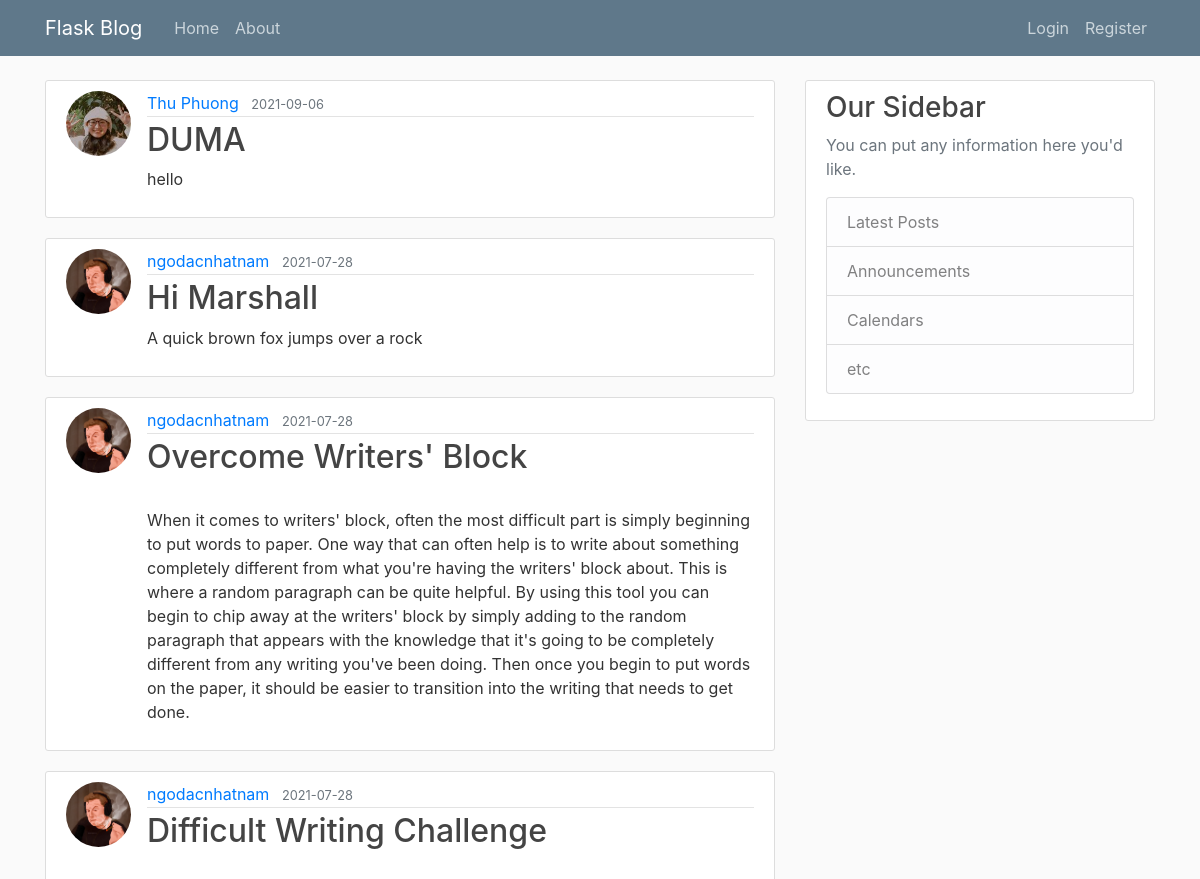
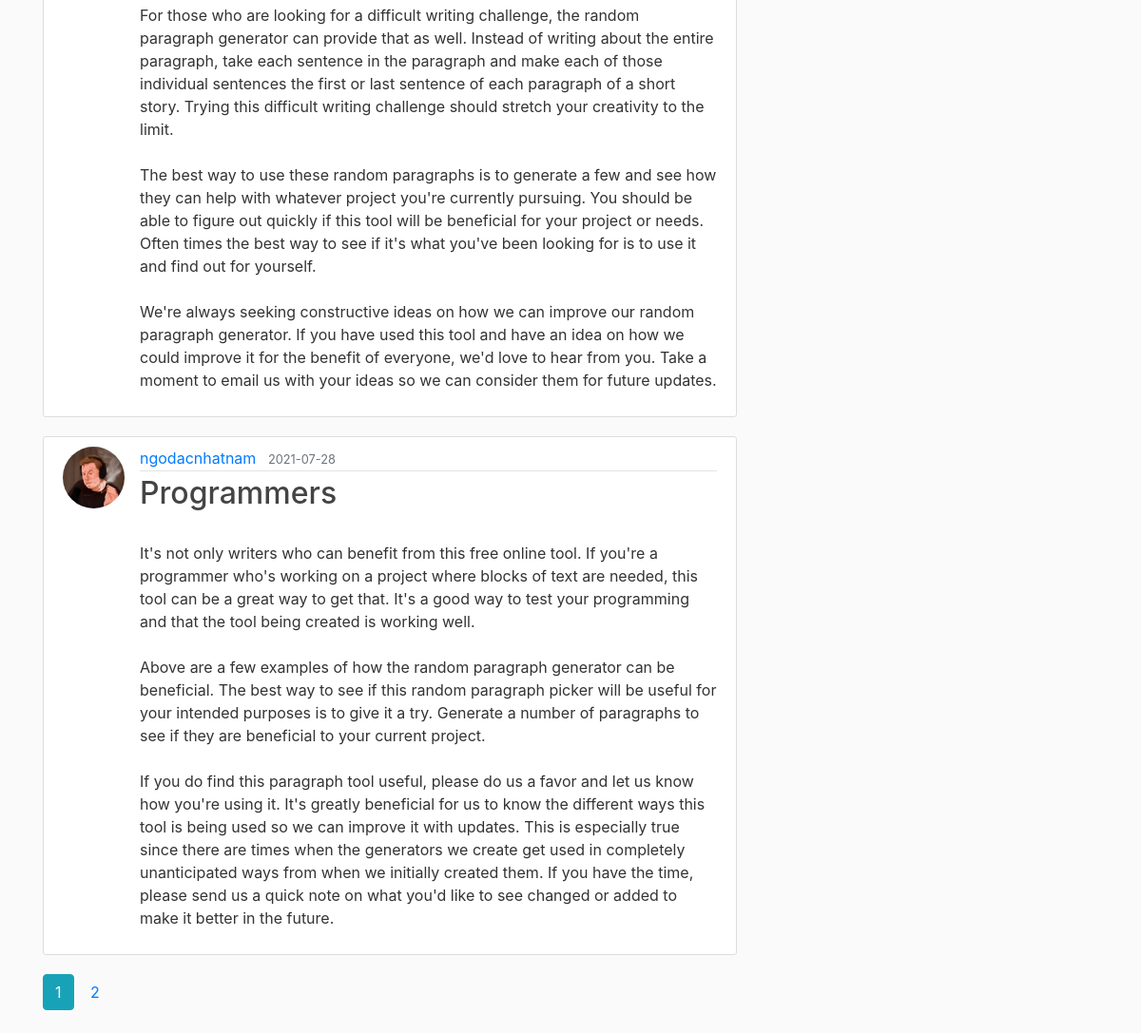
The page /home on the database its author committed (2 pictures, top to bottom).
### flaskblog/models.py (models this page shows, shortened)
class Post(db.Model):
    id = db.Column(db.Integer, primary_key=True)
    title = db.Column(db.String(100), nullable=False)
    date_posted = db.Column(db.DateTime, nullable=False, default=datetime.utcnow)
    content = db.Column(db.Text, nullable=False)
    user_id = db.Column(db.Integer, db.ForeignKey('user.id'), nullable=False)

class User(db.Model, UserMixin):
    id = db.Column(db.Integer, primary_key=True)
    username = db.Column(db.String(20), unique=True, nullable=False)
    email = db.Column(db.String(120), unique=True, nullable=False)
    image_file = db.Column(db.String(20),nullable=False, default='default.jpg')
    password = db.Column(db.String(60), nullable=False)
    posts = db.relationship('Post', backref='author', lazy=True)

### flaskblog/routes.py (the view)
@app.route("/")
@app.route("/home")
def home():
    page = request.args.get('page', 1, type=int)
    posts = Post.query.order_by(Post.date_posted.desc()).paginate(page=page, per_page=5) #pagination to show some pages in one
    return render_template('home.html', posts=posts)

### flaskblog/templates/home.html
{% extends "layout.html" %}
{% block content %}
    {% for post in posts.items %}
        <article class="media content-section">
            <img class="rounded-circle article-img", src="{{ url_for('static', filename='profile_pics/' + post.author.image_file) }}">
            <div class="media-body">
            <div class="article-metadata">
                <a class="mr-2" href="#">{{ post.author.username }}</a>
                <small class="text-muted">{{ post.date_posted.strftime('%Y-%m-%d') }}</small>
            </div>
            <h2><a class="article-title" href="{{ url_for('post', post_id=post.id) }}">{{ post.title }}</a></h2>
            <p class="article-content">{{ post.content }}</p>
            </div>
        </article>
    {% endfor %}
    {% for page_num in posts.iter_pages(left_edge=1, right_edge=1, left_current=1, right_current=2) %}
        {% if page_num %}
            {% if posts.page==page_num %}
                <a class="btn btn-info mb-4 " href="{{ url_for('home', page=page_num) }}">{{ page_num }}</a>
            {% else %}
                <a class="btn btn-outine-info mb-4 " href="{{ url_for('home', page=page_num) }}">{{ page_num }}</a>
            {% endif %}
        {% else %}
            ...
        {% endif%}
    {% endfor %}
{% endblock content %}

### flaskblog/templates/layout.html (shortened to what this page needs)
<!DOCTYPE html>
<html>
<head>
    <link rel="stylesheet" href="https://maxcdn.bootstrapcdn.com/bootstrap/4.0.0/css/bootstrap.min.css">
    <link rel="stylesheet" type="text/css" href="{{ url_for('static', filename='main.css') }}">
</head>
<body>
    <header class="site-header">
      <nav class="navbar navbar-expand-md navbar-dark bg-steel fixed-top">
        <div class="container">
          <a class="navbar-brand mr-4" href="/">Flask Blog</a>
          <div class="collapse navbar-collapse" id="navbarToggle">
            <div class="navbar-nav mr-auto">
              <a class="nav-item nav-link" href="{{ url_for('home') }}">Home</a>
              <a class="nav-item nav-link" href="{{ url_for('about') }}">About</a>
            </div>
            <div class="navbar-nav">
              {% if current_user.is_authenticated %}
                <a class="nav-item nav-link" href="{{ url_for('new_post') }}">New Post</a>
                <a class="nav-item nav-link" href="{{ url_for('account') }}">Account</a>
                <a class="nav-item nav-link" href="{{ url_for('logout') }}">Logout</a>
              {% else %}
                <a class="nav-item nav-link" href="{{ url_for('login') }}">Login</a>
                <a class="nav-item nav-link" href="{{ url_for('register') }}">Register</a>
              {% endif %}
            </div>
          </div>
        </div>
      </nav>
    </header>
    <main role="main" class="container">
      <div class="row">
        <div class="col-md-8">
          {% block content %}{% endblock %}
        </div>
        <div class="col-md-4">
          <div class="content-section">
            <h3>Our Sidebar</h3>
            <p class='text-muted'>You can put any information here you'd like.
              <ul class="list-group">
                <li class="list-group-item list-group-item-light">Latest Posts</li>
                <li class="list-group-item list-group-item-light">Announcements</li>
                <li class="list-group-item list-group-item-light">Calendars</li>
                <li class="list-group-item list-group-item-light">etc</li>
              </ul>
            </p>
          </div>
        </div>
      </div>
    </main>
</body>
</html>

### flaskblog/static/main.css (style rules this page uses)
body { background: #fafafa; color: #333333; margin-top: 5rem; }
h1, h2, h3, h4, h5, h6 { color: #444444; }
.bg-steel { background-color: #5f788a; }
.site-header .navbar-nav .nav-link { color: #cbd5db; }
.content-section { background: #ffffff; padding: 10px 20px; border: 1px solid #dddddd; border-radius: 3px; margin-bottom: 20px; }
.article-title { color: #444444; }
.article-content { white-space: pre-line; }
.article-img { height: 65px; width: 65px; margin-right: 16px; }
.article-metadata { padding-bottom: 1px; margin-bottom: 4px; border-bottom: 1px solid #e3e3e3 }

### rows shown on the page
Post: image_file (picture), author.username "Thu Phuong", date_posted "2021-09-06", title "DUMA", content "hello"
Post: image_file (placeholder picture), author.username "ngodacnhatnam", date_posted "2021-07-28", title "Hi Marshall", content "A quick brown fox jumps over a rock"
Post: image_file (placeholder picture), author.username "ngodacnhatnam", date_posted "2021-07-28", title "Overcome Writers' Block", content "When it comes to writers' block, often the most difficult part is simply beginning to put words to paper. One way that can often help is to write about something completely different from what you're having the writers' block about. This is where a random paragraph can be quite helpful. By using this tool you can begin to chip away at the writers' block by simply adding to the random paragraph that appears with the knowledge that it's going to be completely different from any writing you've been doing. Then once you begin to put words on the paper, it should be easier to transition into the writing that needs to get done."
Post: image_file (placeholder picture), author.username "ngodacnhatnam", date_posted "2021-07-28", title "Difficult Writing Challenge", content "For those who are looking for a difficult writing challenge, the random paragraph generator can provide that as well. Instead of writing about the entire paragraph, take each sentence in the paragraph and make each of those individual sentences the first or last sentence of each paragraph of a short story. Trying this difficult writing challenge should stretch your creativity to the limit. The best way to use these random paragraphs is to generate a few and see how they can help with whatever project you're currently pursuing. You should be able to figure out quickly if this tool will be beneficial for your project or needs. Often times the best way to see if it's what you've been looking…"
Post: image_file (placeholder picture), author.username "ngodacnhatnam", date_posted "2021-07-28", title "Programmers", content "It's not only writers who can benefit from this free online tool. If you're a programmer who's working on a project where blocks of text are needed, this tool can be a great way to get that. It's a good way to test your programming and that the tool being created is working well. Above are a few examples of how the random paragraph generator can be beneficial. The best way to see if this random paragraph picker will be useful for your intended purposes is to give it a try. Generate a number of paragraphs to see if they are beneficial to your current project. If you do find this paragraph tool useful, please do us a favor and let us know how you're using it. It's greatly beneficial for us to…"

### other values the page prints
{{ page_num }} "1"
{{ page_num }} "2"
